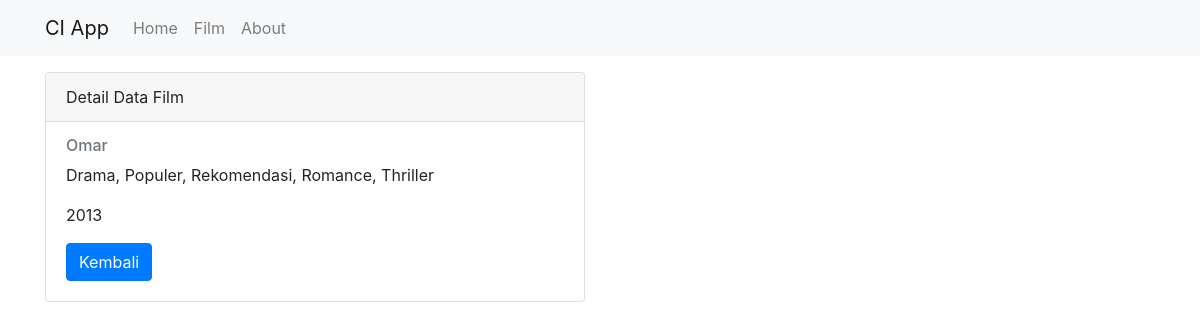
The app's page /film/detail/4 with its own data.
### tables this page shows
CREATE TABLE `tb_daftarfilm` (
  `id` int(11) NOT NULL,
  `judul_film` varchar(200) NOT NULL,
  `genre` varchar(50) NOT NULL,
  `tahun` varchar(50) NOT NULL
);

### application/controllers/Film.php (called while the page is built, shortened)
<?php
class Film extends CI_Controller
{
    public function __construct()
    {
        $this->load->model('Film_model');
        $this->load->library('form_validation');
    }
    public function detail($id)
    {
        $data['judul'] = 'Detail Data Film';
        $data['film'] = $this->Film_model->getFilmById($id);
        $this->load->view('templates/header', $data);
        $this->load->view('film/detail', $data);
        $this->load->view('templates/footer');
    }
}

### index.php (called while the page is built, shortened)
<?php
require_once BASEPATH.'core/CodeIgniter.php';

### application/models/Film_model.php (called while the page is built, shortened)
<?php
class Film_model extends CI_model {
    public function getFilmById($id)
    {
        return $this->db->get_where('tb_daftarfilm', ['id' => $id])->row_array();
    }
}

### application/views/film/detail.php (the view)
<div class="container">
    <div class="row mt-3">
        <div class="col-md-6">
            <div class="card">
                <div class="card-header">
                    Detail Data Film
                </div>
                <div class="card-body">
                    <h6 class="card-subtitle mb-2 text-muted"><?= $film['judul_film']; ?></h6>
                    <p class="card-text"><?= $film['genre']; ?></p>
                    <p class="card-text"><?= $film['tahun']; ?></p>
                    <a href="<?= base_url(); ?>film" class="btn btn-primary">Kembali</a>
                </div>
            </div>
        </div>
    </div>
</div>

### records on screen
tb_daftarfilm: judul_film "Omar", genre "Drama, Populer, Rekomendasi, Romance, Thriller", tahun "2013"
